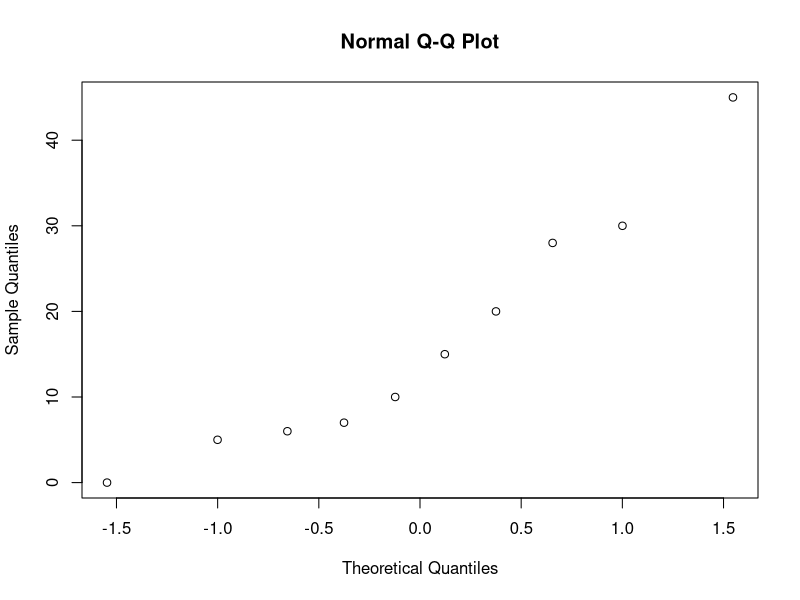
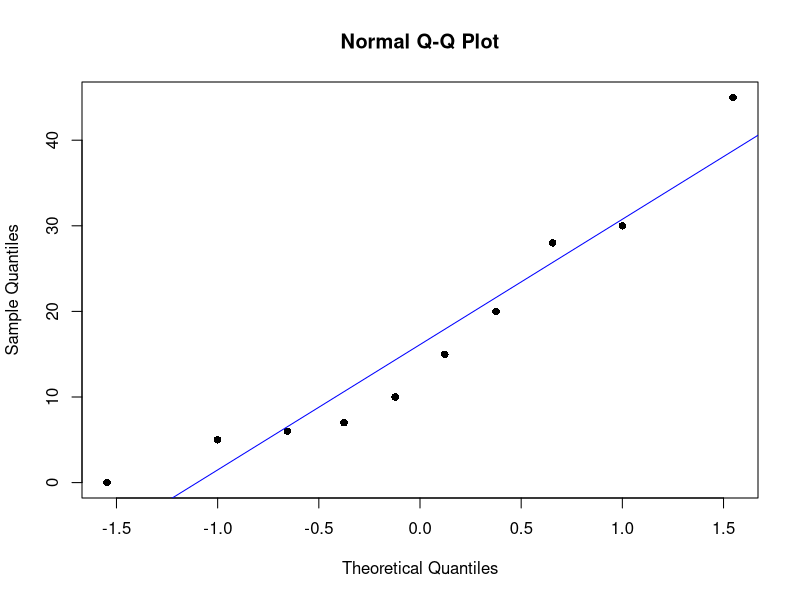
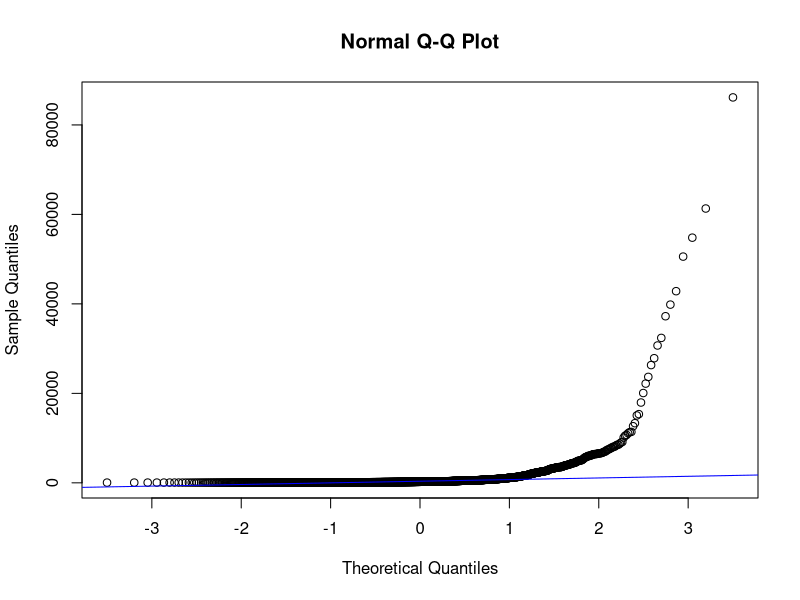
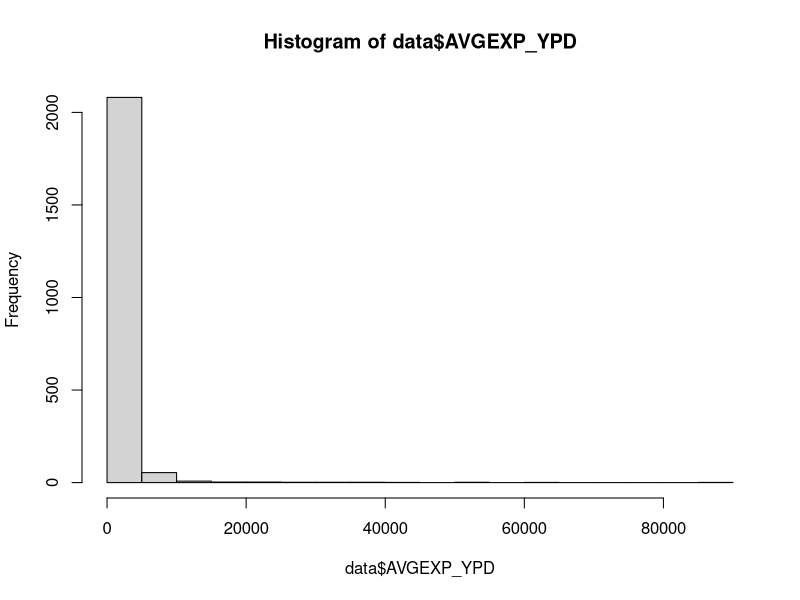
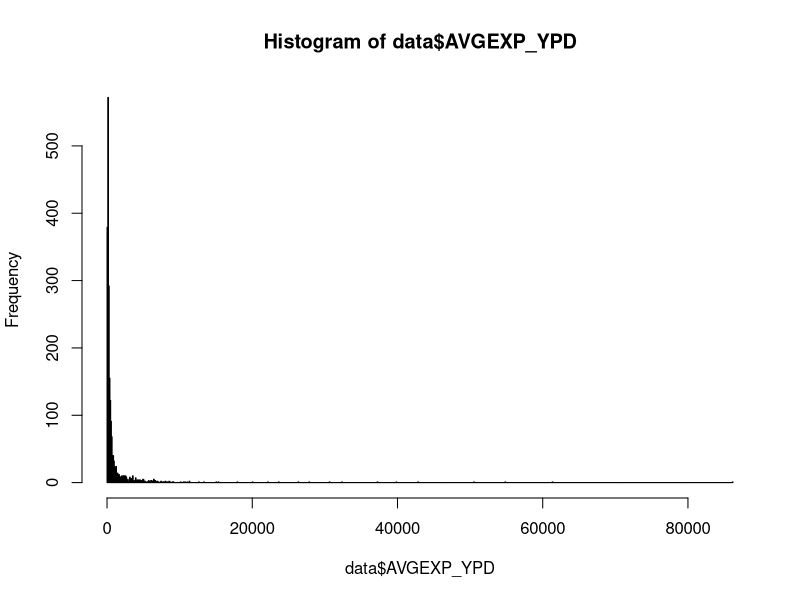
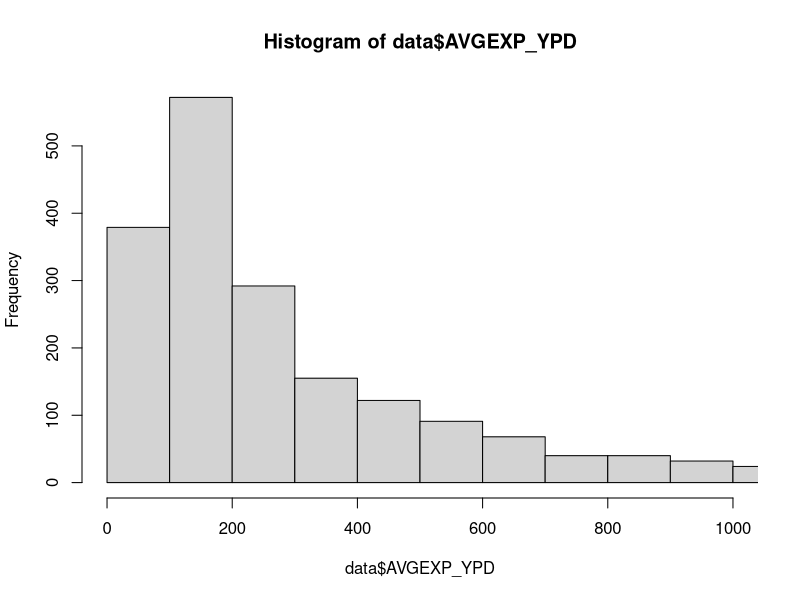

The R source for these figures, in order:
# t.test, Wilcox.test, Paired data, chisq.test
#mutant A (MIC data)
x = c(43,27,33,28,34)
#mutant B (MIC data)
y = c(31,23,22,26,25)

# t-test (parametric)
t.test(x,y)

#Wilcox test (non-parametric)
wilcox.test(x,y)

#Paired tests(example, cancer and healthy sample data) can also be done
#Gives different results
t.test(x,y, paired=T)
wilcox.test(x,y,paired=T)

# Since sample size is small, non-parametric is better

# We can check whether the normality(distribution) assumption is valid
# We need larger dataset to check that
z = c(0,5,6,7,10,15,20,28,30,45)

qqnorm(z)
qqnorm(z,pch=16)
qqline(z,col='blue')
#If the normality distribution holds, most data points will lie around this line

#Working with larger data
data=read.table("Filtered_MERGED_DATA_Yeast.txt", header=T)
names(data) #returns names of all the columns
head(names(data))
t.test(data$AVGEXP_YPD, data$AVGEXP_SD)
t.test(data$AVGEXP_YPD, data$AVGEXP_SD)
wilcox.test(data$AVGEXP_YPD, data$AVGEXP_SD)

#checking normality assumption
qqnorm(data$AVGEXP_YPD)
qqline(data$AVGEXP_YPD, col="blue")
# many data points are not along this blue line
# so we can say it is not normally distributed

#YPD: Yeast extract Peptone Dextrose medium (yeast growth medium)
#SD: Synthetic Defined medium
#AVGEXP_YPD: Yeast's gene expression levels when in YPD medium
#AVGEXP_SD: Yeast's gene expression levels when in SD medium
hist(data$AVGEXP_YPD) #clearly not normal, data is skewed in one direction
hist(data$AVGEXP_YPD, breaks=1000)
hist(data$AVGEXP_YPD, breaks=1000, xlim=c(0,1000))

head(data$AVGEXP_SD)







